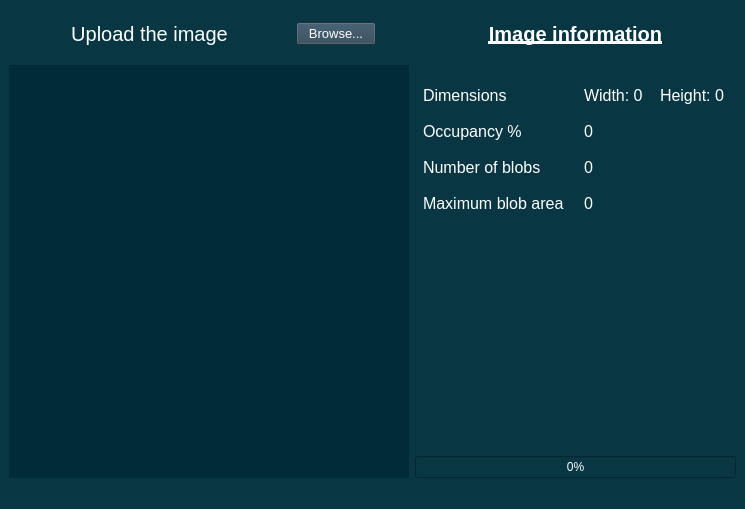
<?xml version="1.0" encoding="UTF-8"?>
<ui version="4.0">
 <class>MainWindow</class>
 <widget class="QMainWindow" name="MainWindow">
  <property name="geometry">
   <rect>
    <x>0</x>
    <y>0</y>
    <width>745</width>
    <height>509</height>
   </rect>
  </property>
  <property name="windowTitle">
   <string>MainWindow</string>
  </property>
  <property name="styleSheet">
   <string notr="true">background-color: #083643;
color: white;</string>
  </property>
  <widget class="QWidget" name="centralwidget">
   <layout class="QHBoxLayout" name="horizontalLayout_2">
    <item>
     <layout class="QVBoxLayout" name="verticalLayout_2">
      <item>
       <layout class="QHBoxLayout" name="horizontalLayout">
        <item>
         <widget class="QLabel" name="label">
          <property name="sizePolicy">
           <sizepolicy hsizetype="Fixed" vsizetype="Preferred">
            <horstretch>0</horstretch>
            <verstretch>0</verstretch>
           </sizepolicy>
          </property>
          <property name="minimumSize">
           <size>
            <width>215</width>
            <height>50</height>
           </size>
          </property>
          <property name="font">
           <font>
            <pointsize>15</pointsize>
           </font>
          </property>
          <property name="text">
           <string>Upload the image</string>
          </property>
          <property name="alignment">
           <set>Qt::AlignCenter</set>
          </property>
         </widget>
        </item>
        <item>
         <widget class="QPushButton" name="uploadBtn">
          <property name="sizePolicy">
           <sizepolicy hsizetype="Fixed" vsizetype="Fixed">
            <horstretch>0</horstretch>
            <verstretch>0</verstretch>
           </sizepolicy>
          </property>
          <property name="font">
           <font>
            <pointsize>10</pointsize>
           </font>
          </property>
          <property name="cursor">
           <cursorShape>PointingHandCursor</cursorShape>
          </property>
          <property name="styleSheet">
           <string notr="true">padding: 1em;
background-color: #294253;
border-radius: 0.5em;</string>
          </property>
          <property name="text">
           <string>Browse...</string>
          </property>
         </widget>
        </item>
       </layout>
      </item>
      <item>
       <widget class="QLabel" name="queryImage">
        <property name="sizePolicy">
         <sizepolicy hsizetype="Minimum" vsizetype="Minimum">
          <horstretch>0</horstretch>
          <verstretch>0</verstretch>
         </sizepolicy>
        </property>
        <property name="minimumSize">
         <size>
          <width>400</width>
          <height>400</height>
         </size>
        </property>
        <property name="styleSheet">
         <string notr="true">background-color: #012b36;
border-radius: 1em;
padding: 20px;</string>
        </property>
        <property name="text">
         <string/>
        </property>
        <property name="alignment">
         <set>Qt::AlignCenter</set>
        </property>
       </widget>
      </item>
     </layout>
    </item>
    <item>
     <layout class="QVBoxLayout" name="verticalLayout">
      <item>
       <widget class="QLabel" name="label_11">
        <property name="sizePolicy">
         <sizepolicy hsizetype="Minimum" vsizetype="Fixed">
          <horstretch>0</horstretch>
          <verstretch>0</verstretch>
         </sizepolicy>
        </property>
        <property name="minimumSize">
         <size>
          <width>175</width>
          <height>50</height>
         </size>
        </property>
        <property name="font">
         <font>
          <pointsize>15</pointsize>
          <bold>true</bold>
          <underline>true</underline>
         </font>
        </property>
        <property name="text">
         <string>Image information</string>
        </property>
        <property name="alignment">
         <set>Qt::AlignCenter</set>
        </property>
       </widget>
      </item>
      <item>
       <layout class="QFormLayout" name="formLayout_2">
        <property name="horizontalSpacing">
         <number>20</number>
        </property>
        <property name="leftMargin">
         <number>8</number>
        </property>
        <property name="topMargin">
         <number>15</number>
        </property>
        <item row="0" column="0">
         <widget class="QLabel" name="label_4">
          <property name="minimumSize">
           <size>
            <width>90</width>
            <height>30</height>
           </size>
          </property>
          <property name="font">
           <font>
            <pointsize>12</pointsize>
           </font>
          </property>
          <property name="text">
           <string>Dimensions</string>
          </property>
         </widget>
        </item>
        <item row="0" column="1">
         <layout class="QGridLayout" name="gridLayout">
          <item row="0" column="0">
           <widget class="QLabel" name="widthLabel">
            <property name="minimumSize">
             <size>
              <width>100</width>
              <height>30</height>
             </size>
            </property>
            <property name="font">
             <font>
              <pointsize>12</pointsize>
             </font>
            </property>
            <property name="text">
             <string>Width: 0</string>
            </property>
           </widget>
          </item>
          <item row="0" column="1">
           <widget class="QLabel" name="heightLabel">
            <property name="minimumSize">
             <size>
              <width>100</width>
              <height>30</height>
             </size>
            </property>
            <property name="font">
             <font>
              <pointsize>12</pointsize>
             </font>
            </property>
            <property name="text">
             <string>Height: 0   </string>
            </property>
           </widget>
          </item>
         </layout>
        </item>
        <item row="1" column="0">
         <widget class="QLabel" name="label_5">
          <property name="minimumSize">
           <size>
            <width>90</width>
            <height>30</height>
           </size>
          </property>
          <property name="font">
           <font>
            <pointsize>12</pointsize>
           </font>
          </property>
          <property name="text">
           <string>Occupancy %</string>
          </property>
         </widget>
        </item>
        <item row="1" column="1">
         <widget class="QLabel" name="occupancy">
          <property name="minimumSize">
           <size>
            <width>100</width>
            <height>30</height>
           </size>
          </property>
          <property name="font">
           <font>
            <pointsize>12</pointsize>
           </font>
          </property>
          <property name="text">
           <string>0</string>
          </property>
         </widget>
        </item>
        <item row="2" column="0">
         <widget class="QLabel" name="label_6">
          <property name="minimumSize">
           <size>
            <width>90</width>
            <height>30</height>
           </size>
          </property>
          <property name="font">
           <font>
            <pointsize>12</pointsize>
           </font>
          </property>
          <property name="text">
           <string>Number of blobs</string>
          </property>
         </widget>
        </item>
        <item row="2" column="1">
         <widget class="QLabel" name="numBlobs">
          <property name="minimumSize">
           <size>
            <width>100</width>
            <height>30</height>
           </size>
          </property>
          <property name="font">
           <font>
            <pointsize>12</pointsize>
           </font>
          </property>
          <property name="text">
           <string>0</string>
          </property>
         </widget>
        </item>
        <item row="3" column="0">
         <widget class="QLabel" name="maxAreaLabel">
          <property name="minimumSize">
           <size>
            <width>90</width>
            <height>30</height>
           </size>
          </property>
          <property name="font">
           <font>
            <pointsize>12</pointsize>
           </font>
          </property>
          <property name="text">
           <string>Maximum blob area</string>
          </property>
         </widget>
        </item>
        <item row="3" column="1">
         <widget class="QLabel" name="maxArea">
          <property name="minimumSize">
           <size>
            <width>100</width>
            <height>30</height>
           </size>
          </property>
          <property name="font">
           <font>
            <pointsize>12</pointsize>
           </font>
          </property>
          <property name="text">
           <string>0</string>
          </property>
         </widget>
        </item>
       </layout>
      </item>
      <item>
       <widget class="QProgressBar" name="progressBar">
        <property name="sizePolicy">
         <sizepolicy hsizetype="Preferred" vsizetype="Fixed">
          <horstretch>0</horstretch>
          <verstretch>0</verstretch>
         </sizepolicy>
        </property>
        <property name="maximum">
         <number>101</number>
        </property>
        <property name="value">
         <number>0</number>
        </property>
       </widget>
      </item>
     </layout>
    </item>
   </layout>
  </widget>
  <widget class="QMenuBar" name="menubar">
   <property name="geometry">
    <rect>
     <x>0</x>
     <y>0</y>
     <width>745</width>
     <height>17</height>
    </rect>
   </property>
  </widget>
  <widget class="QStatusBar" name="statusbar"/>
 </widget>
 <resources/>
 <connections/>
</ui>
